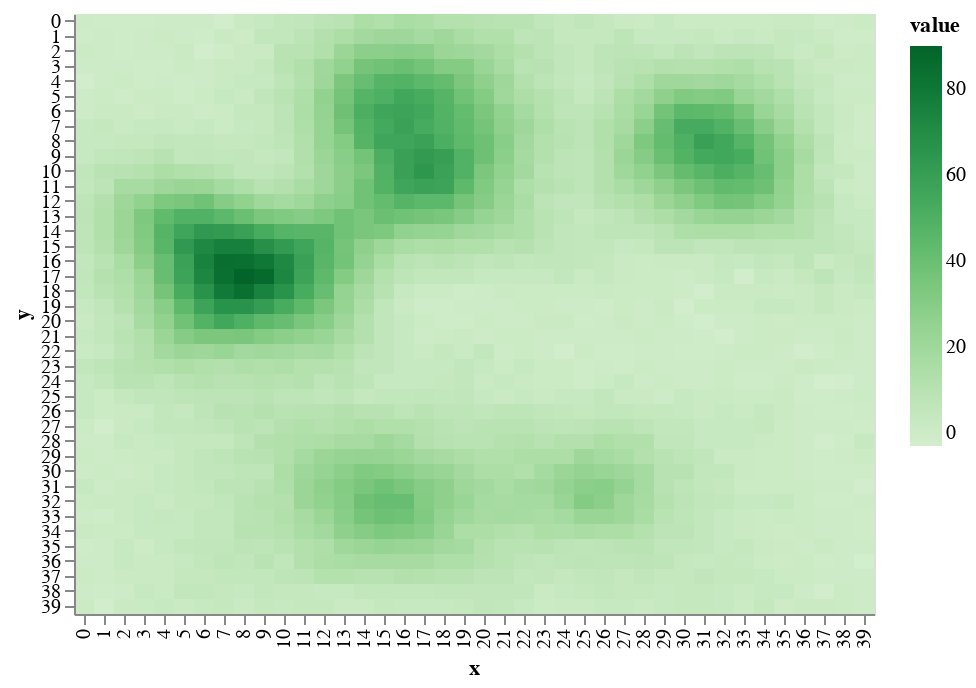

The notebook cell this image was saved under:
### Code cell
draw.drawTerrainHeight(world.grid_elevation)

### Figure 1 — Vega-Lite specification as saved in the notebook (floating-point values rounded to 4 significant figures; data arrays with more than 128 entries replaced by an {"elided": "..."} marker saying what was removed)
{"$schema": "https://vega.github.io/schema/vega-lite/v2.6.0.json", "config": {"view": {"height": 300, "width": 400}}, "data": {"name": "data-d7b9c148fbe5b9e8615ef1d7c88a37c4"}, "datasets": {"data-d7b9c148fbe5b9e8615ef1d7c88a37c4": {"elided": "1600 records"}}, "encoding": {"color": {"field": "value", "scale": {"scheme": "greens"}, "type": "quantitative"}, "x": {"field": "x", "type": "ordinal"}, "y": {"field": "y", "type": "ordinal"}}, "mark": "rect"}
